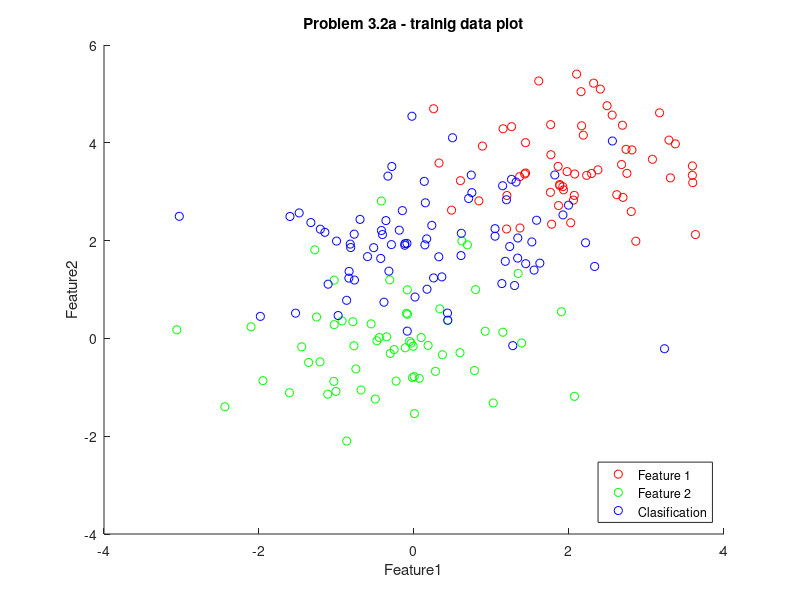
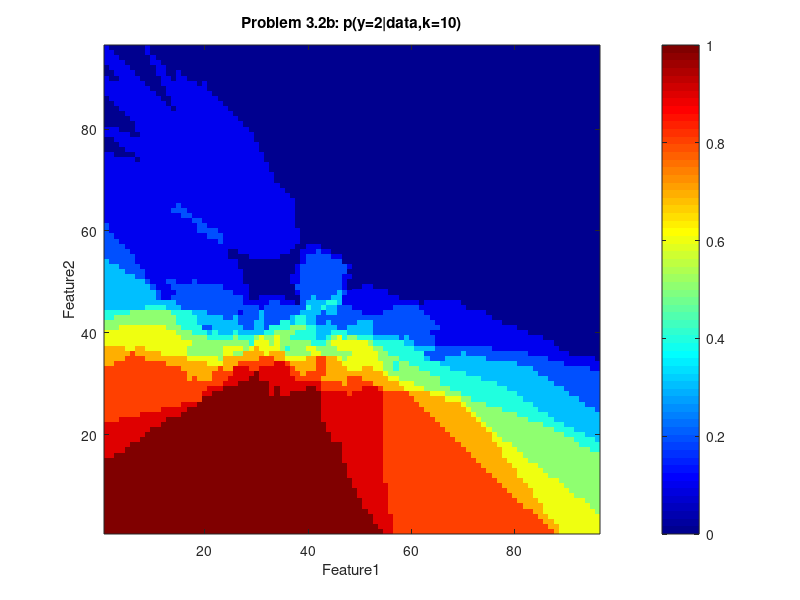
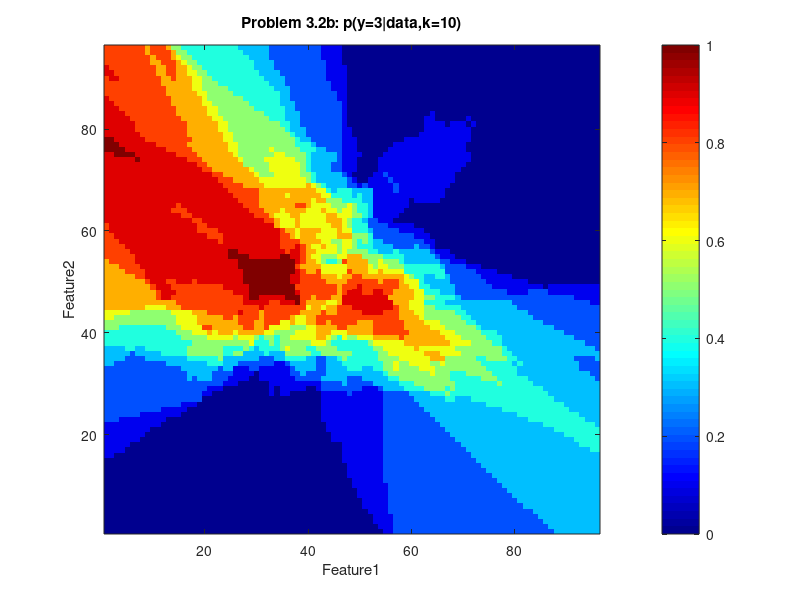
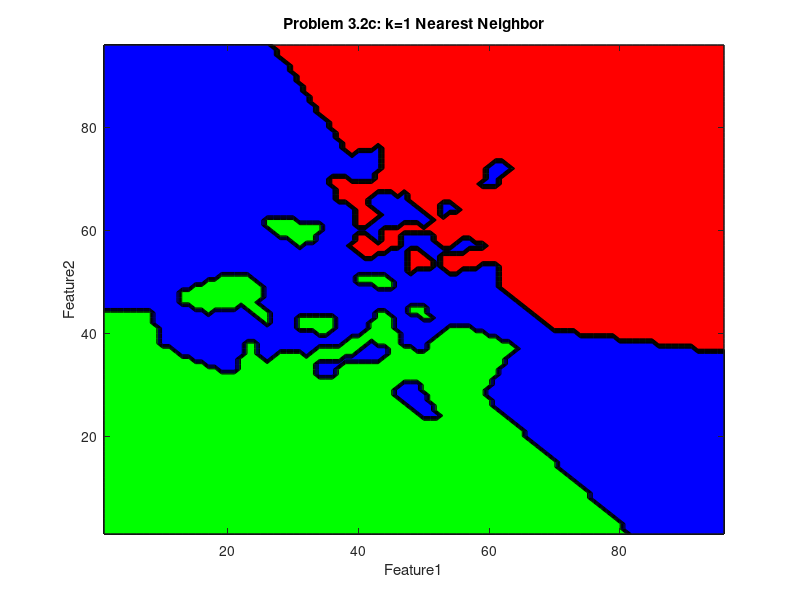

Reproduce these figures in MATLAB, in order.

% Assignment3_2abc.m
% Silvia Ionescu
% 10-2-2016

% Description: Nearest Neighbor Classifier
% Problem 3.2a
% Fig 1: Scatter plot of all the training data in data_knnSimulation.mat
%
% Problem 3.2b
% Fig.2 shows the probabilities of being class 2 using k = 10
% Fig.3 shows the probabilities of being class 3 using k = 10
%
% Problem 3.2c
% Fig. 4 prediction of class using k = 1 NN
% Fig. 5 prediction of class using k = 5 NN

clear; close all; clc;

load('data_knnSimulation.mat')

% plot of all the training data in data_knnSimulation.mat
figure(1);
gscatter(Xtrain(:,1), Xtrain(:,2), ytrain,[1 0 0; 0 1 0; 0 0 1]);
legend('Feature 1', 'Feature 2', 'Clasification','Location','southeast');
title('Problem 3.2a - trainig data plot');
xlabel('Feature1');
ylabel('Feature2');

% create a 2D 96x96 matrix of test points 
x = -3.5:.1:6;
y = -3:.1:6.5;
[A B] = meshgrid(x,y);


class1 = 0;
class2 = 0;
class3 = 0;
c1 = 1;
c2 = 2;
c3 = 3;
for i = 1:length(A);
    for j = 1:length(B);
        for k = 1:size(Xtrain,1)
            % calculate Euclidian distance
            d = sqrt((A(i,j)-Xtrain(k,1))^2 + (B(i,j)-Xtrain(k,2))^2);
            class = ytrain(k,1);
            % contains distance and the according class of the neighbor
            dis_class(k,:) = [d class];      
        end
        
        % sort the array for each point in the 96x96 grid
        euclid_dis = sortrows(dis_class,1);
        % keep only the shorthest 10 distances and their class
        euclid_dis = euclid_dis(1:10,:);
        
        % calculate the class for k = 10 NNC
        class1 = 0;
        class2 = 0;
        class3 = 0;
        for p = 1:10
            test = euclid_dis(p,2);
            if (euclid_dis(p,2) == c1)
                class1 = class1 + 1;
            elseif (euclid_dis(p,2) == c2)
                class2 = class2 + 1;
            else
                
                class3 = class3 + 1;
            end
                
        end
        
        % probabilities of the nearest neighbors in terms of classes
        prob_10nn = [class1 c1; class2 c2; class3 c3];
        class_sort = sortrows(prob_10nn,2);
        prob_class2(i,j) = class_sort(2,1)/10;
        prob_class3(i,j) = class_sort(3,1)/10;
        
        % determine k = 1 NN classifier
        classification_k1(i,j) = euclid_dis(1,2);
        
        % calculate the k = 5 majority of neighbors
        freq1_5nn = 0;
        freq2_5nn = 0;
        freq3_5nn = 0;
        
        for t = 1:5
            if (euclid_dis(t,2) == c1)
                freq1_5nn = freq1_5nn + 1;
            elseif (euclid_dis(t,2) == c2)
                freq2_5nn = freq2_5nn + 1;
            else  
                freq3_5nn = freq3_5nn + 1;
            end
        end
        
        freq_5nn = [freq1_5nn c1; freq2_5nn c2; freq3_5nn c3];
        freq_5nn_sort = sortrows(freq_5nn, 1);
        classification_k5(i,j) = freq_5nn_sort(3,2);
       
    end
end

% plot the probabilities of being class 2 using k = 10
figure(2);
imagesc(prob_class2);
colormap jet;
axis('xy');
title('Problem 3.2b: p(y=2|data,k=10)');
xlabel('Feature1');
ylabel('Feature2');
colorbar;

% plot the probabilities of being class 3 using k = 10
figure(3);
imagesc(prob_class3);
colormap jet;
axis('xy');
title('Problem 3.2b: p(y=3|data,k=10)');
xlabel('Feature1');
ylabel('Feature2');
colorbar;

% plot the prediction of class using k = 1 NN
figure(4);
contourf(classification_k1);
map = [1 0 0; 0 1 0; 0 0 1];
colormap(map);
title('Problem 3.2c: k=1 Nearest Neighbor');
xlabel('Feature1');
ylabel('Feature2');

% plot the prediction of class using k = 5 NN
figure(5);
contourf(classification_k5);
map = [1 0 0; 0 1 0; 0 0 1];
colormap(map);
title('Problem 3.2c: k=5 Nearest Neighbor');
xlabel('Feature1');
ylabel('Feature2');




